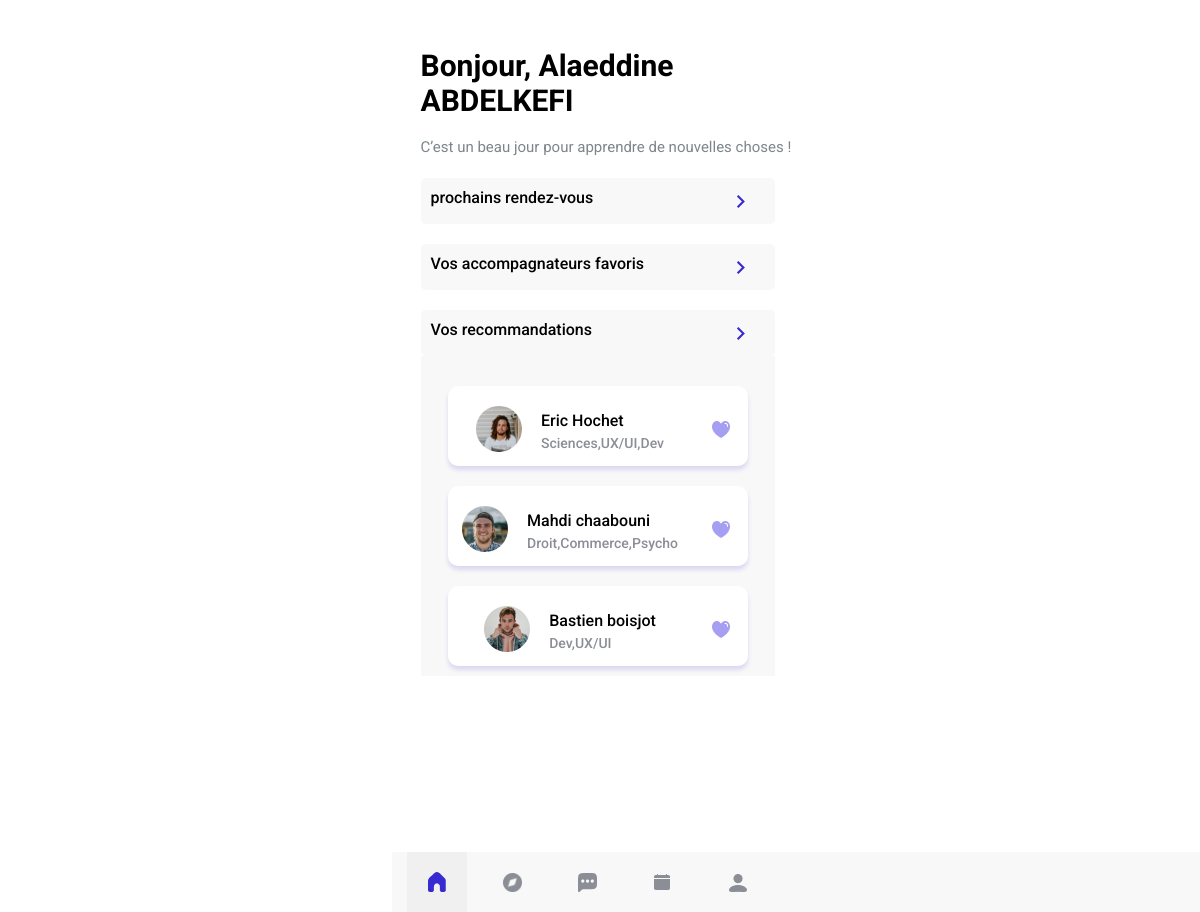
Screenshot of /index.php (signed in) with the database file from the repository.
### tables this page shows
CREATE TABLE `personne` (
  `id` int(4) NOT NULL,
  `nom_prenom_pers` varchar(255) NOT NULL,
  `date_naiss_pers` varchar(255) NOT NULL,
  `interet_pers` varchar(255) NOT NULL,
  `email_pers` varchar(255) NOT NULL,
  `mdp_pers` varchar(255) NOT NULL,
  `tel_pers` varchar(255) NOT NULL,
  `preferences_rencontre` varchar(255) NOT NULL,
  `ville` varchar(255) NOT NULL,
  `bio` varchar(255) NOT NULL,
  `domaine` varchar(255) NOT NULL,
  `nivEtudProf` varchar(255) NOT NULL,
  `image` varchar(255) NOT NULL,
  `id_role` varchar(255) NOT NULL
);

### models/personne.class.php (called while the page is built, shortened)
<?php
class personne
{
	public function getProRecommandations()
	{include_once("includes/connexion.php");
		$personnes1[]= $this;
		$personnes2[]= $this;
		$result[]= $this;
		$prefLieuxThisPers=explode(",", $_SESSION['personne']->preferences_rencontre);
		$domaineThisPers=explode(",", $_SESSION['personne']->domaine);
		$n=new connexion();
		$pdo=$n->CNXbase();
		$allPersonnes = $pdo->query("select * from personne where id_role='Professionel'")->fetchAll(PDO::FETCH_OBJ);
		foreach($allPersonnes as $pers)
		{
			$prefLieuxPers=explode(",", $pers->preferences_rencontre);
			$domainePers=explode(",", $pers->domaine);
			foreach($prefLieuxPers as $rowstr)
			{
				if (in_array($rowstr, $prefLieuxThisPers)) {
					array_push($personnes1, $pers);
					break;
				}
			}
			foreach($domainePers as $rowstr)
			{
				if (in_array($rowstr, $domaineThisPers)) {
					array_push($personnes2, $pers);
					break;
				}
			}
			$result = array_intersect_key($personnes1, $personnes2);
		}
		return $result;
	}
}

### index.php (the view, shortened to what this page needs)
<?php
include "models/personne.class.php";
?>
<!DOCTYPE html>
<html>
<head>
  <link rel="stylesheet" type="text/css" href="css/home.css" />
  <link rel="stylesheet" type="text/css" href="css/styleguide.css" />
  <link rel="stylesheet" type="text/css" href="css/globals.css" />
</head>
<body style="background: #ffffff">
  <div class="container-center-horizontal">
    <div class="home screen">
      <div class="overlap-group1">
        <p class="cest-un-beau-jour-p roboto-normal-gunsmoke-15px-2">
          <span class="roboto-normal-gunsmoke-15px-2">C’est un beau jour pour apprendre de nouvelles choses !</span>
        </p>
        <div class="bonjour-olivier roboto-bold-black-30px">
          <span class="roboto-bold-black-30px">Bonjour, <?php echo ($_SESSION['personne']->nom_prenom_pers); ?></span>
        </div>
        <div class="prochaines-runions roboto-medium-black-16px">
          <div style="margin-bottom: -12px;">prochains rendez-vous</div>
          <img class="heart" id="myImageId0" src="img/Heart.png">
        </div>
        <div class="prochaines-runions roboto-medium-black-16px">
          <div style="margin-bottom: -12px;">Vos accompagnateurs favoris</div>
          <img class="heart" id="myImageId1" src="img/Heart.png">
        </div>
        <div class="prochaines-runions roboto-medium-black-16px">
          <div style="margin-bottom: -12px;">Vos recommandations</div>
          <img class="heart" id="myImageId2" src="img/Heart.png">
        </div>
        <div class="frame-3322">
          <?php
          $personne = new personne("", "", "", "", "", "", "", "", "", "", "", "", "","");
          $res_pers = $personne->getProRecommandations();
          foreach ($res_pers as $row) {
            if ($row->id != null) {
          ?>
              <a href="prendre-rdv.php?pers=<?php echo($row->id); ?>">
                <div class="card">
                  <div class="frame-3316">
                    <img class="avatars" src="img/<?php echo ($row->image); ?>" />
                    <div class="helath-chat-with-lidia roboto-medium-black-16px">
                      <span class="roboto-medium-black-16px"><?php echo ($row->nom_prenom_pers); ?></span>
                    </div>
                    <div class="type-dactivit roboto-medium-oslo-gray-14px">
                      <span class="roboto-medium-oslo-gray-14px"><?php echo ($row->domaine); ?></span>
                    </div>
                  </div>
                  <img class="heart-1" src="img/heart-16@2x.png" />
                </div>
              </a>
          <?php }
          } ?>
        </div>
        <div class="frame-3314">
          <a href="index.php"><img class="x5_-elements_-navigation-home-on" src="img/5-elements-navigation-home-on-1@2x.png" /></a>
          <a href="explorer.php">
            <div class="x5_-elements_-navigation-message-off"><img class="subtract" src="img/subtract-11@2x.png" /></div>
          </a>
          <a href="messagerie.php">
            <div class="x5_-elements_-navigation-message-off"><img class="shape" src="img/shape-18@2x.png" /></div>
          </a>
          <a href="planning.php"><img class="x5_-elements_-navigation-bell-off" src="img/5-elements-navigation-bell-off-20@2x.png" /></a>
          <a href="profil.php">
            <div class="x5_-elements_-navigation-message-off"><img class="group-18" src="img/group-18-19@2x.png" /></div>
          </a>
        </div>
      </div>
    </div>
  </div>
</body>
</html>

### css/home.css (style rules this page uses)
.home { align-items: flex-start; background-color: var(--white); display: flex; min-width: 414px; overflow-x: hidden; z-index: 0; }
.home .overlap-group1 { height: 896px; position: relative; width: 417px; }
.home .prochaines-runions { border-radius: 5px; left: 29px; letter-spacing: 0; position: relative; top: 150px; background-color: var(--desert-storm); padding: 10px; text-align: left; width: 85%; outline: none; transition: 0.4s; margin-top: 20px; }
.home .cest-un-beau-jour-p { left: 29px; letter-spacing: 0; position: absolute; top: 115px; }
.home .bonjour-olivier { left: 29px; letter-spacing: 0; position: absolute; top: 40px; }
.frame-3314 { background-color: var(--desert-storm); display: flex; height: 60px; bottom: 0; position: fixed; z-index: 1; padding-left: 15px; width: 100%; }
.home .x5_-elements_-navigation-home-on { height: 60px; width: 60px; }
.home .subtract { height: 19px; width: 19px; }
.home .x5_-elements_-navigation-message-off { align-items: flex-end; background-color: var(--desert-storm); display: flex; height: 60px; justify-content: flex-end; margin-left: 15px; min-width: 60px; padding: 20px; }
.home .shape { height: 19px; width: 19px; }
.home .x5_-elements_-navigation-bell-off { height: 60px; margin-left: 15px; width: 60px; }
.home .group-18 { height: 18px; width: 18px; }
.home .frame-3322 { align-items: center; top: 150px; background-color: var(--desert-storm); left: 29px; position: relative; padding: 10px; width: 85%; display: block; overflow:scroll; }
.home .frame-3316 { padding-top: 20px; }
.home .avatars { height: 46px; width: 46px; margin-left: -55px; }
.prochaines-runions .heart { align-items: flex-end; margin-left: 300px; margin-top: -20px; }
.home .helath-chat-with-lidia { margin-top: -45px; margin-left: 10px; }
.home .type-dactivit { margin-top: 5px; margin-left: 10px; }
.home .card { align-items: center; background-color: var(--white); border-radius: 10px; box-shadow: 0px 4px 4px #372ad126; display: flex; flex-direction: column; margin-left: 17px; height: 80px; margin-top: 20px; width: 300px; }
.home .heart-1 { height: 17px; margin-left: 247px; width: 18px; margin-top: -30px; }

### css/globals.css (style rules this page uses)
.screen a { display: contents; text-decoration: none; }
.container-center-horizontal { display: flex; flex-direction: row; justify-content: center; pointer-events: none; width: 100%; }
.container-center-horizontal > * { flex-shrink: 0; pointer-events: auto; }
* { box-sizing: border-box; }

### rows the page displays
personne: image (picture), nom_prenom_pers "Eric Hochet", domaine "Sciences,UX/UI,Dev"
personne: image (picture), nom_prenom_pers "Mahdi chaabouni", domaine "Droit,Commerce,Psycho"
personne: image (picture), nom_prenom_pers "Bastien boisjot", domaine "Dev,UX/UI"

### other values shown
$_SESSION['personne']->nom_prenom_pers "Alaeddine ABDELKEFI"
